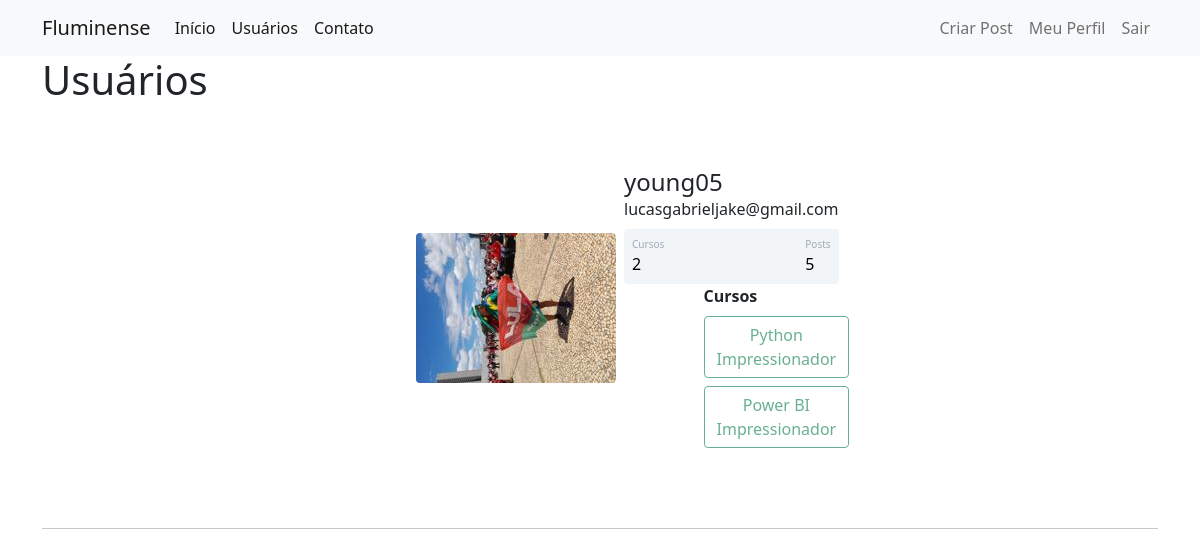
The app's page /usuarios (signed in) with its own data.
### fluminense/models.py (models this page shows)
class Usuario(database.Model, UserMixin):
    __table_args__ = {'extend_existing': True}
    id= database.Column(database.Integer, primary_key = True)
    username = database.Column(database.String, nullable = False)
    email = database.Column(database.String, nullable = False, unique= True)
    senha = database.Column(database.String, nullable = False)
    foto_perfil = database.Column(database.String, default = 'default.jpg')
    posts = database.relationship('Post', backref = 'autor', lazy = True)
    cursos = database.Column(database.String, nullable = False, default='Não Informado')
    def contar_posts(self):
        return(len(self.posts))

### fluminense/routes.py (the view)
@app.route("/usuarios")
@login_required
def usuarios():
    lista_usuarios = Usuario.query.all()
    return render_template('usuarios.html', lista_usuarios= lista_usuarios)

### fluminense/models.py (called while the page is built)
@login_manager.user_loader
def load_usuario(id_usuario):
    return Usuario.query.get(int(id_usuario))

### fluminense/templates/usuarios.html (shortened to what this page needs)
{% extends 'base.html' %}
{% block body %}
<body>
      <div class="container">
            <h1>Usuários</h1>
            {% for usuario in lista_usuarios%}
                 <div class="container mt-5 d-flex justify-content-center">
                  <div class="card p-3">
                      <div class="d-flex align-items-center">
                          <div class="image pe-2">
                              <img src="{{url_for('static', filename='foto_perfil/{}'.format(usuario.foto_perfil)) }}" class="rounded" width="200" >
                          </div>
                      <div class="ml-3 w-100">
                         <h4 class="mb-0 mt-0">{{usuario.username}}</h4>
                         <span>{{usuario.email}}</span>
                         <div class="p-2 mt-2 bg-primary d-flex justify-content-between rounded text-white stats">
                              {% if 'Não Informado' in usuario.cursos %}
                              <div class="d-flex flex-column">
                                  <span class="articles">Cursos</span>
                                  <span class="number1">0</span>
                              </div>
                              {% else %}
                              <div class="d-flex flex-column">
                                  <span class="articles">Cursos</span>
                                  <span class="number1">{{usuario.cursos.count(';') + 1}}</span>
                              </div>
                             {% endif %}
                         <div class="d-flex flex-column">
                              <span class="rating">Posts</span>
                              <span class="number3">{{usuario.contar_posts()}}</span>
                         </div>
                         </div>
                         <div class="row justify-content-center">
                            <div class="col col-4" style="texte-align: center">
                                <strong>Cursos</strong><br>
                                {%for curso in usuario.cursos.split(';') %}
                                    <button type="button" class="btn btn-outline-success mt-2" disabled>{{curso}}</button>
                                {%endfor%}
                            </div>
                         </div>
                      {% endfor %}
                      </div>
                      </div>
                  </div>
               </div>
                        <hr>
      </div>
</body>
{% endblock %}

### fluminense/static/main.css (style rules this page uses)
.card { width: 400px; border: none; border-radius: 10px; background-color: #fff; }
.stats { background: #f2f5f8 !important; color: #000 !important; }
.articles { font-size:10px; color: #a1aab9; }
.number1 { font-weight:500; }
.rating { font-size:10px; color: #a1aab9; }
.number3 { font-weight:500; }

### records on screen
Usuario: foto_perfil (picture), username "young05", email "lucasgabrieljake@gmail.com", cursos "2", contar_posts "5", curso "Python Impressionador" "Power BI Impressionador"
